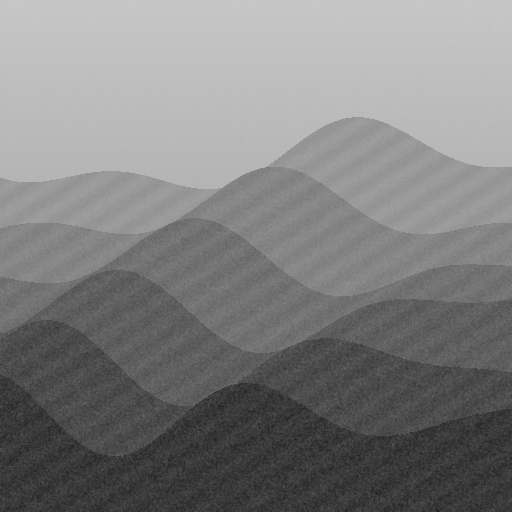
#> input picture animation/assets/stego.png, 512 x 512 px
$ python -i features.py   (imports and definitions only)
#> lines starting #> are read from the running program, lines starting #| are printed output that depends on the picture
#> further down, picture is the input picture: shape (512, 512); min 31, max 200, mean 127
"""Independent spatial steganalysis features (not a claim to implement full SRM)."""
from functools import lru_cache
import itertools

import numpy as np
from scipy.ndimage import correlate, uniform_filter

FILTERS = [
    np.array([[-1, 1]], dtype=np.int16),
    np.array([[-1], [1]], dtype=np.int16),
    np.array([[1, -2, 1]], dtype=np.int16),
    np.array([[1], [-2], [1]], dtype=np.int16),
    np.array([[-1, 3, -3, 1]], dtype=np.int16),
    np.array([[-1], [3], [-3], [1]], dtype=np.int16),
    np.array([[0, 1, 0], [1, -4, 1], [0, 1, 0]], dtype=np.int16),
    np.array([[-1, 2, -1], [2, -4, 2], [-1, 2, -1]], dtype=np.int16),
    np.array([[-1, 0], [0, 1]], dtype=np.int16),
    np.array([[0, -1], [1, 0]], dtype=np.int16),
]


@lru_cache(maxsize=1)
def symmetry_map():
    patterns = list(itertools.product(range(5), repeat=4))
    canonical = [min(v, v[::-1], tuple(4-x for x in v), tuple(4-x for x in v[::-1]))
                 for v in patterns]
    classes = {v: i for i, v in enumerate(sorted(set(canonical)))}
    return np.array([classes[v] for v in canonical]), len(classes)


def cooccurrences(residual, quantization, mask=None):
    quantized = (np.sign(residual) * np.floor(np.abs(residual) / quantization + .5))
    quantized = np.clip(quantized, -2, 2).astype(np.int32) + 2
    mapping, dimension = symmetry_map()
    counts = np.zeros(dimension, dtype=np.float64)
    for sequence, selected in ((quantized, mask),
                                (quantized.T, None if mask is None else mask.T)):
        encoded = (sequence[:, :-3] * 125 + sequence[:, 1:-2] * 25
                   + sequence[:, 2:-1] * 5 + sequence[:, 3:])
        if selected is not None:
            encoded = encoded[selected[:, 1:-2]]
        counts += np.bincount(mapping[encoded.ravel()], minlength=dimension)
    total = counts.sum()
    return counts / total if total else counts


def extract_features(image):
    pixels = image.astype(np.int16)
    features = []
    residuals = [correlate(pixels, f, mode="reflect")[2:-2, 2:-2] for f in FILTERS]
#> residuals = 10 items
    for residual in residuals:
        for quantization in (1, 2, 4):
            features.append(cooccurrences(residual, quantization))
#> this loop made 10 passes
#> pass 1, in cooccurrences, `quantized = np.clip(quantized, -2, 2).astype(np.int32) + 2`:
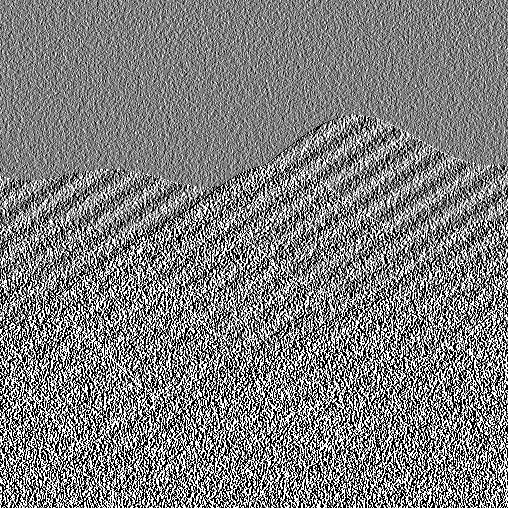
#> quantized: shape (508, 508) int32; min 0, max 4, mean 2; drawn with min black and max white
#> pass 1, in cooccurrences (call 2), `quantized = np.clip(quantized, -2, 2).astype(np.int32) + 2`:
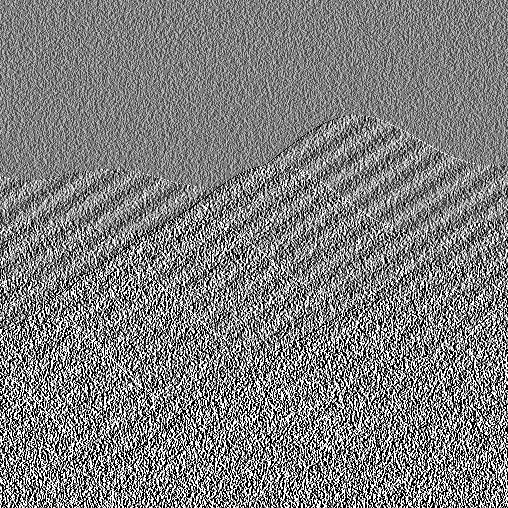
#> quantized: shape (508, 508) int32; min 0, max 4, mean 2; drawn with min black and max white
#> after the loop, features = 30 items
    values = image.astype(np.float64)
    mean = uniform_filter(values, 5, mode="reflect")
    variance = np.maximum(0, uniform_filter(values * values, 5, mode="reflect") - mean * mean)[2:-2, 2:-2]
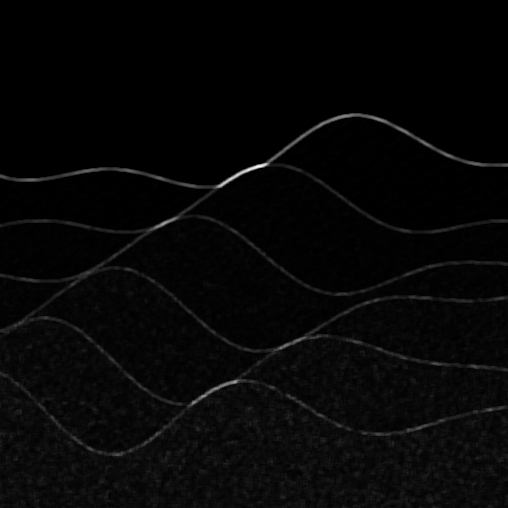
#> variance: shape (508, 508) float64; min 0.0384, max 695.4, mean 18.2; drawn with min black and max white
    # Selection-conditioned dependencies provide a detector the optimizer did not target.
    for residual in residuals[:4]:
        for low, high in ((0, 16), (16, 64), (64, 256), (256, float("inf"))):
            features.append(cooccurrences(residual, 1, (variance >= low) & (variance < high)))
#> this loop made 4 passes
#> pass 2, in cooccurrences (call 35), `quantized = (np.sign(residual) * np.floor(np.abs(residual) / quantizat..`:
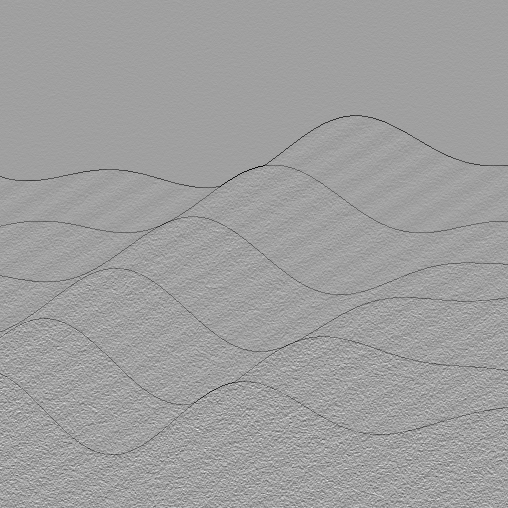
#> quantized: shape (508, 508) float64; min -54, max 32, mean -0.3; drawn with min black and max white
#> pass 2, in cooccurrences (call 35), `quantized = np.clip(quantized, -2, 2).astype(np.int32) + 2`:
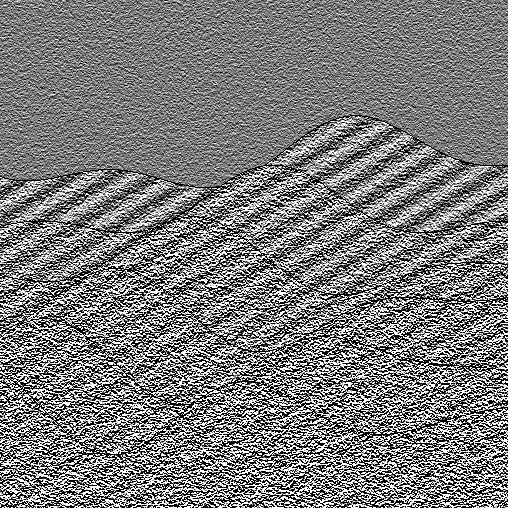
#> quantized: shape (508, 508) int32; min 0, max 4, mean 1.95; drawn with min black and max white
#> pass 3, in cooccurrences (call 39), `quantized = (np.sign(residual) * np.floor(np.abs(residual) / quantizat..`:
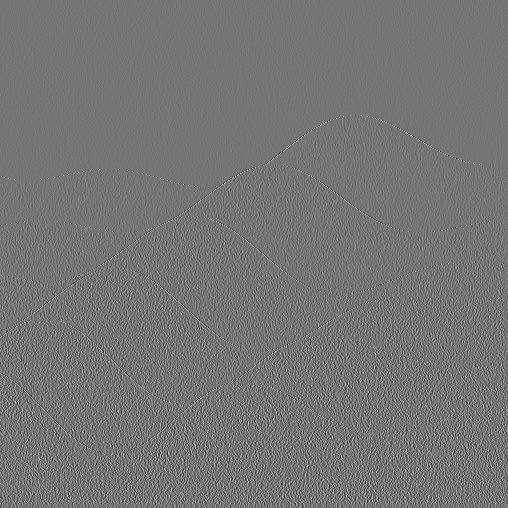
#> quantized: shape (508, 508) float64; min -52, max 61, mean 0; drawn with min black and max white
#> pass 3, in cooccurrences (call 39), `quantized = np.clip(quantized, -2, 2).astype(np.int32) + 2`:
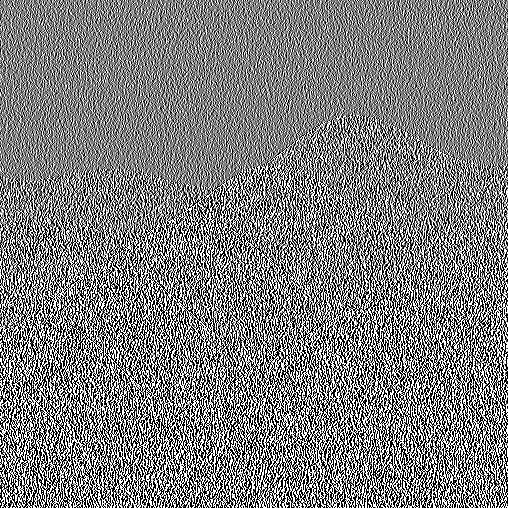
#> quantized: shape (508, 508) int32; min 0, max 4, mean 2; drawn with min black and max white
#> after the loop, features = 46 items
    histogram = np.bincount(image.ravel(), minlength=256).astype(float) / image.size
#> histogram = 256 values, max 0.02 at index 195, min 0 at index 0, mean 0.00391
    features.extend([histogram, histogram[::2] - histogram[1::2]])
    # RS-like smoothness responses. No calibration to a direct-LSB payload estimator is assumed.
    rs = []
    for values in (pixels, pixels.T):
        groups = values[:, :values.shape[1] // 4 * 4].reshape(-1, 4)
        rough = np.abs(np.diff(groups, axis=1)).sum(axis=1)
        for pattern in ((1, 0, 1, 0), (0, 1, 0, 1), (1, 1, 1, 1)):
            toggled = groups ^ np.array(pattern)
            difference = np.abs(np.diff(toggled, axis=1)).sum(axis=1) - rough
            rs.extend([np.mean(difference > 0), np.mean(difference < 0), np.mean(difference == 0)])
#> this loop made 2 passes
#> after the loop, rs = [0.653, 0.347, 0, 0.651, 0.349, 0, 0.452, 0.157, 0.392, 0.653, 0.347, 0, 0.651, 0.349, 0, 0.451, 0.158, 0.391]
    features.append(np.asarray(rs))
    return np.concatenate(features).astype(np.float32)

>>> import cv2
>>> picture = cv2.imread('../../animation/assets/stego.png', cv2.IMREAD_GRAYSCALE)
>>> result = extract_features(picture)
#> result = 8176 values, max 0.653 at index 8158, min -0.00466 at index 8120, mean 0.00648
